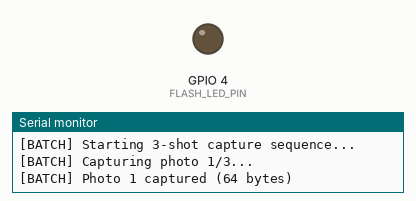
Bench run of a sketch on a simulated ESP32. On the bench: output pins drawn as LEDs (lit = HIGH), the last lines printed to the serial monitor. WiFi joins after 1.5 s; servers stay silent unless stated; uploads are accepted with an empty reply; the camera gives no picture.

Above: at 3.1 s.
At 41.49 s:
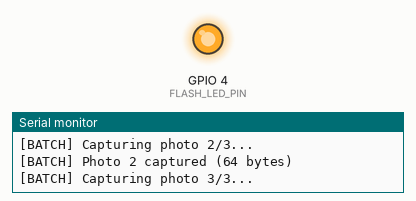
Timing chart, 0 to 47.3 s (numbered marks = the images above):
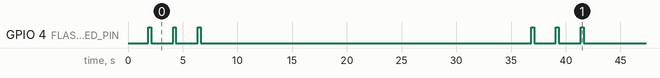

Measured:
- by itself, GPIO 4 (FLASH_LED_PIN): repeats every 35.0 s: 2 × (LOW 2.0 s, HIGH 0.26 s), LOW 30.2 s, HIGH 0.26 s
- by itself, everything shown: repeats every 35.0 s, in 6 steps

The sketch:

esp32_cam.ino
```cpp
/*
 * 🌱 AI-Powered Smart Agriculture Robot - ESP32-CAM Firmware
 *
 * Captures plant images and sends them to the backend API
 * for plant disease detection via HTTP POST.
 *
 * Board: AI-Thinker ESP32-CAM
 * Framework: Arduino
 */

#include "esp_camera.h"
#include <HTTPClient.h>
#include <WiFi.h>
#include <WiFiClientSecure.h>

// ===== WiFi Configuration =====
const char *ssid = "YOUR_WIFI_SSID";
const char *password = "YOUR_WIFI_PASSWORD";

// ===== Backend API Configuration =====
// Base URL of the machine running the FastAPI backend (no trailing slash).
// Find your PC's LAN IP:  macOS: ipconfig getifaddr en0 | Linux: hostname -I |
// Windows: ipconfig The ESP32 must be on the same network, and the network must
// be 2.4GHz.
const char *baseUrl = "http://192.168.1.100:8000";
// If the ESP32 cannot reach your LAN (e.g. backend is tunneled), use an https
// URL instead: const char* baseUrl  = "https://your-tunnel-host.lhr.life";

// ===== Capture Interval (milliseconds) =====
#define CAPTURE_INTERVAL 10000 // 10 seconds

// ===== AI-Thinker ESP32-CAM Pin Definitions =====
#define PWDN_GPIO_NUM 32
#define RESET_GPIO_NUM -1
#define XCLK_GPIO_NUM 0
#define SIOD_GPIO_NUM 26
#define SIOC_GPIO_NUM 27
#define Y9_GPIO_NUM 35
#define Y8_GPIO_NUM 34
#define Y7_GPIO_NUM 39
#define Y6_GPIO_NUM 36
#define Y5_GPIO_NUM 21
#define Y4_GPIO_NUM 19
#define Y3_GPIO_NUM 18
#define Y2_GPIO_NUM 5
#define VSYNC_GPIO_NUM 25
#define HREF_GPIO_NUM 23
#define PCLK_GPIO_NUM 22

// Built-in LED (flash)
#define FLASH_LED_PIN 4

// ===== Camera Initialization =====
bool initCamera() {
  camera_config_t config;
  config.ledc_channel = LEDC_CHANNEL_0;
  config.ledc_timer = LEDC_TIMER_0;
  config.pin_d0 = Y2_GPIO_NUM;
  config.pin_d1 = Y3_GPIO_NUM;
  config.pin_d2 = Y4_GPIO_NUM;
  config.pin_d3 = Y5_GPIO_NUM;
  config.pin_d4 = Y6_GPIO_NUM;
  config.pin_d5 = Y7_GPIO_NUM;
  config.pin_d6 = Y8_GPIO_NUM;
  config.pin_d7 = Y9_GPIO_NUM;
  config.pin_xclk = XCLK_GPIO_NUM;
  config.pin_pclk = PCLK_GPIO_NUM;
  config.pin_vsync = VSYNC_GPIO_NUM;
  config.pin_href = HREF_GPIO_NUM;
  config.pin_sscb_sda = SIOD_GPIO_NUM;
  config.pin_sscb_scl = SIOC_GPIO_NUM;
  config.pin_pwdn = PWDN_GPIO_NUM;
  config.pin_reset = RESET_GPIO_NUM;
  config.xclk_freq_hz = 20000000;
  config.pixel_format = PIXFORMAT_JPEG;

  // Use lower resolution for faster transfer
  if (psramFound()) {
    config.frame_size = FRAMESIZE_VGA; // 640x480
    config.jpeg_quality = 12;
    config.fb_count = 2;
    Serial.println("[CAM] PSRAM found - using VGA resolution");
  } else {
    config.frame_size = FRAMESIZE_QVGA; // 320x240
    config.jpeg_quality = 15;
    config.fb_count = 1;
    Serial.println("[CAM] No PSRAM - using QVGA resolution");
  }

  esp_err_t err = esp_camera_init(&config);
  if (err != ESP_OK) {
    Serial.printf("[CAM] Init FAILED: 0x%x\n", err);
    return false;
  }

  // Adjust camera settings for plant photography
  sensor_t *s = esp_camera_sensor_get();
  s->set_brightness(s, 1);    // Slightly brighter
  s->set_contrast(s, 1);      // Better contrast
  s->set_saturation(s, 1);    // Vivid colors for leaf detection
  s->set_whitebal(s, 1);      // Auto white balance
  s->set_awb_gain(s, 1);      // AWB gain
  s->set_exposure_ctrl(s, 1); // Auto exposure

  Serial.println("[CAM] Camera initialized successfully");
  return true;
}

// ===== WiFi Connection =====
void connectWiFi() {
  Serial.printf("[WiFi] Connecting to %s", ssid);
  WiFi.mode(WIFI_STA);
  WiFi.begin(ssid, password);

  int attempts = 0;
  while (WiFi.status() != WL_CONNECTED && attempts < 30) {
    delay(500);
    Serial.print(".");
    attempts++;
  }

  if (WiFi.status() == WL_CONNECTED) {
    Serial.println("\n[WiFi] Connected!");
    Serial.printf("[WiFi] IP Address: %s\n", WiFi.localIP().toString().c_str());
  } else {
    Serial.println("\n[WiFi] Connection FAILED! Restarting...");
    ESP.restart();
  }
}

// ===== Capture 3 Photos & Send Batch =====
void captureAndSendBatch() {
  const int NUM_PHOTOS = 3;
  uint8_t *photo_buffers[NUM_PHOTOS];
  size_t photo_lens[NUM_PHOTOS];
  bool success = true;

  Serial.println("\n========================================");
  Serial.println("[BATCH] Starting 3-shot capture sequence...");

  // 1. Capture 3 photos with short delays, releasing FB immediately
  for (int i = 0; i < NUM_PHOTOS; i++) {
    Serial.printf("[BATCH] Capturing photo %d/%d...\n", i + 1, NUM_PHOTOS);

    digitalWrite(FLASH_LED_PIN, HIGH);
    delay(200); // Wait for flash to stabilize
    camera_fb_t *fb = esp_camera_fb_get();
    digitalWrite(FLASH_LED_PIN, LOW);

    if (!fb) {
      Serial.printf("[BATCH] Failed to capture photo %d!\n", i + 1);
      for (int j = 0; j < i; j++)
        free(photo_buffers[j]);
      return;
    }

    // Copy to heap and return FB to driver immediately
    photo_lens[i] = fb->len;
    photo_buffers[i] = (uint8_t *)malloc(fb->len);
    if (photo_buffers[i]) {
      memcpy(photo_buffers[i], fb->buf, fb->len);
      Serial.printf("[BATCH] Photo %d captured (%d bytes)\n", i + 1, fb->len);
    } else {
      Serial.println("[BATCH] Memory allocation failed for photo copy!");
      success = false;
    }

    esp_camera_fb_return(fb); // IMPORTANT: Release buffer for next shot

    if (!success) {
      for (int j = 0; j <= i; j++)
        if (photo_buffers[j])
          free(photo_buffers[j]);
      return;
    }

    if (i < NUM_PHOTOS - 1) {
      delay(2000); // 2s interval for movement/angle change
    }
  }

  // 2. Build Multipart Body
  Serial.println("[HTTP] Assembling multipart batch request...");
  String boundary = "----ESP32BatchBoundary";

  size_t totalLen = 0;
  String parts_head[NUM_PHOTOS];
  // Each part already ends with "\r\n" (added below), so the closing
  // boundary only needs the delimiter itself.
  String tail = "--" + boundary + "--\r\n";

  for (int i = 0; i < NUM_PHOTOS; i++) {
    parts_head[i] =
        "--" + boundary +
        "\r\n"
        "Content-Disposition: form-data; name=\"files\"; filename=\"shot_" +
        String(i) +
        ".jpg\"\r\n"
        "Content-Type: image/jpeg\r\n\r\n";
    totalLen += parts_head[i].length() + photo_lens[i] + 2;
  }
  totalLen += tail.length();

  uint8_t *body = (uint8_t *)malloc(totalLen);
  if (!body) {
    Serial.println("[HTTP] Memory allocation failed for total body!");
    for (int i = 0; i < NUM_PHOTOS; i++)
      free(photo_buffers[i]);
    return;
  }

  // Assemble the payload
  size_t offset = 0;
  for (int i = 0; i < NUM_PHOTOS; i++) {
    memcpy(body + offset, parts_head[i].c_str(), parts_head[i].length());
    offset += parts_head[i].length();

    memcpy(body + offset, photo_buffers[i], photo_lens[i]);
    offset += photo_lens[i];

    memcpy(body + offset, "\r\n", 2);
    offset += 2;

    free(photo_buffers[i]); // Done with this individual buffer
  }
  memcpy(body + offset, tail.c_str(), tail.length());

  // 3. POST to Backend
  String batchUrl = String(baseUrl) + "/predict_batch";
  HTTPClient http;

  if (batchUrl.startsWith("https")) {
    static WiFiClientSecure tlsClient;
    tlsClient.setInsecure(); // Self-signed / tunnel certs: skip verification
    http.begin(tlsClient, batchUrl);
  } else {
    static WiFiClient wifiClient;
    http.begin(wifiClient, batchUrl);
  }
  http.setTimeout(30000);
  http.addHeader("Content-Type", "multipart/form-data; boundary=" + boundary);

  Serial.printf("[HTTP] Sending batch (%d bytes)...\n", totalLen);
  int httpCode = http.POST(body, totalLen);

  if (httpCode > 0) {
    Serial.printf("[HTTP] Batch Response: %d\n", httpCode);
    if (httpCode == HTTP_CODE_OK) {
      Serial.println("[SUCCESS] ✓ Multi-shot analysis complete!");
    }
  } else {
    Serial.printf("[HTTP] Batch FAILED: %s\n",
                  http.errorToString(httpCode).c_str());
  }

  free(body);
  http.end();
  Serial.println("========================================\n");
}

// ===== Setup =====
void setup() {
  Serial.begin(115200);
  Serial.println("\n\n");
  Serial.println("╔════════════════════════════════════════╗");
  Serial.println("║  🌱 Smart Agriculture Robot v1.0      ║");
  Serial.println("║  AI Plant Disease Detection            ║");
  Serial.println("╚════════════════════════════════════════╝");

  // Initialize flash LED
  pinMode(FLASH_LED_PIN, OUTPUT);
  digitalWrite(FLASH_LED_PIN, LOW);

  // Initialize camera
  if (!initCamera()) {
    Serial.println("[FATAL] Camera init failed. Halting.");
    while (true) {
      delay(1000);
    }
  }

  // Connect to WiFi
  connectWiFi();

  Serial.println("[READY] System ready! Starting capture loop...");
  Serial.printf("[CONFIG] Capture interval: %d ms\n", CAPTURE_INTERVAL);
  Serial.printf("[CONFIG] Server: %s\n", baseUrl);
}

// ===== Main Loop =====
void loop() {
  if (WiFi.status() != WL_CONNECTED) {
    Serial.println("[WiFi] Connection lost - reconnecting...");
    connectWiFi();
  }
  captureAndSendBatch();
  // Wait longer between batches (30 seconds)
  delay(30000);
}
```
